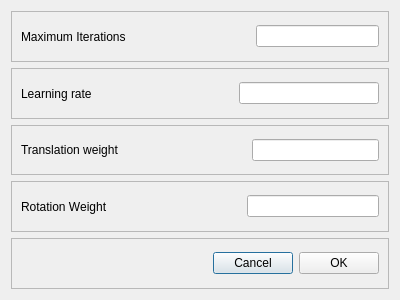
<?xml version="1.0" encoding="UTF-8"?>
<ui version="4.0">
 <class>GradientDescentDialog</class>
 <widget class="QDialog" name="GradientDescentDialog">
  <property name="geometry">
   <rect>
    <x>0</x>
    <y>0</y>
    <width>400</width>
    <height>300</height>
   </rect>
  </property>
  <property name="windowTitle">
   <string>Dialog</string>
  </property>
  <layout class="QVBoxLayout" name="verticalLayout">
   <item>
    <widget class="QFrame" name="frame">
     <property name="frameShape">
      <enum>QFrame::StyledPanel</enum>
     </property>
     <property name="frameShadow">
      <enum>QFrame::Raised</enum>
     </property>
     <layout class="QHBoxLayout" name="horizontalLayout_5">
      <item>
       <widget class="QLabel" name="label">
        <property name="text">
         <string>Maximum Iterations</string>
        </property>
       </widget>
      </item>
      <item>
       <spacer name="horizontalSpacer_2">
        <property name="orientation">
         <enum>Qt::Horizontal</enum>
        </property>
        <property name="sizeHint" stdset="0">
         <size>
          <width>40</width>
          <height>20</height>
         </size>
        </property>
       </spacer>
      </item>
      <item>
       <widget class="QLineEdit" name="maxIterLineEdit"/>
      </item>
     </layout>
    </widget>
   </item>
   <item>
    <widget class="QFrame" name="frame_2">
     <property name="frameShape">
      <enum>QFrame::StyledPanel</enum>
     </property>
     <property name="frameShadow">
      <enum>QFrame::Raised</enum>
     </property>
     <layout class="QHBoxLayout" name="horizontalLayout_4">
      <item>
       <widget class="QLabel" name="label_2">
        <property name="text">
         <string>Learning rate</string>
        </property>
       </widget>
      </item>
      <item>
       <spacer name="horizontalSpacer_3">
        <property name="orientation">
         <enum>Qt::Horizontal</enum>
        </property>
        <property name="sizeHint" stdset="0">
         <size>
          <width>40</width>
          <height>20</height>
         </size>
        </property>
       </spacer>
      </item>
      <item>
       <widget class="QLineEdit" name="learningRateLineEdit"/>
      </item>
     </layout>
    </widget>
   </item>
   <item>
    <widget class="QFrame" name="frame_3">
     <property name="frameShape">
      <enum>QFrame::StyledPanel</enum>
     </property>
     <property name="frameShadow">
      <enum>QFrame::Raised</enum>
     </property>
     <layout class="QHBoxLayout" name="horizontalLayout_3">
      <item>
       <widget class="QLabel" name="label_3">
        <property name="text">
         <string>Translation weight</string>
        </property>
       </widget>
      </item>
      <item>
       <spacer name="horizontalSpacer_4">
        <property name="orientation">
         <enum>Qt::Horizontal</enum>
        </property>
        <property name="sizeHint" stdset="0">
         <size>
          <width>40</width>
          <height>20</height>
         </size>
        </property>
       </spacer>
      </item>
      <item>
       <widget class="QLineEdit" name="translationWeightLineEdit"/>
      </item>
     </layout>
    </widget>
   </item>
   <item>
    <widget class="QFrame" name="frame_4">
     <property name="frameShape">
      <enum>QFrame::StyledPanel</enum>
     </property>
     <property name="frameShadow">
      <enum>QFrame::Raised</enum>
     </property>
     <layout class="QHBoxLayout" name="horizontalLayout_2">
      <item>
       <widget class="QLabel" name="label_4">
        <property name="text">
         <string>Rotation Weight</string>
        </property>
       </widget>
      </item>
      <item>
       <spacer name="horizontalSpacer_5">
        <property name="orientation">
         <enum>Qt::Horizontal</enum>
        </property>
        <property name="sizeHint" stdset="0">
         <size>
          <width>40</width>
          <height>20</height>
         </size>
        </property>
       </spacer>
      </item>
      <item>
       <widget class="QLineEdit" name="rotationWeightLineEdit"/>
      </item>
     </layout>
    </widget>
   </item>
   <item>
    <widget class="QFrame" name="frame_5">
     <property name="frameShape">
      <enum>QFrame::StyledPanel</enum>
     </property>
     <property name="frameShadow">
      <enum>QFrame::Raised</enum>
     </property>
     <layout class="QHBoxLayout" name="horizontalLayout">
      <item>
       <spacer name="horizontalSpacer">
        <property name="orientation">
         <enum>Qt::Horizontal</enum>
        </property>
        <property name="sizeHint" stdset="0">
         <size>
          <width>40</width>
          <height>20</height>
         </size>
        </property>
       </spacer>
      </item>
      <item>
       <widget class="QPushButton" name="cancelPushButton">
        <property name="text">
         <string>Cancel</string>
        </property>
       </widget>
      </item>
      <item>
       <widget class="QPushButton" name="okPushButton">
        <property name="text">
         <string>OK</string>
        </property>
       </widget>
      </item>
     </layout>
    </widget>
   </item>
  </layout>
 </widget>
 <resources/>
 <connections>
  <connection>
   <sender>okPushButton</sender>
   <signal>clicked()</signal>
   <receiver>GradientDescentDialog</receiver>
   <slot>okButtonClicked()</slot>
   <hints>
    <hint type="sourcelabel">
     <x>340</x>
     <y>264</y>
    </hint>
    <hint type="destinationlabel">
     <x>199</x>
     <y>149</y>
    </hint>
   </hints>
  </connection>
  <connection>
   <sender>cancelPushButton</sender>
   <signal>clicked()</signal>
   <receiver>GradientDescentDialog</receiver>
   <slot>cancelButtonClicked()</slot>
   <hints>
    <hint type="sourcelabel">
     <x>254</x>
     <y>264</y>
    </hint>
    <hint type="destinationlabel">
     <x>199</x>
     <y>149</y>
    </hint>
   </hints>
  </connection>
 </connections>
 <slots>
  <slot>cancelButtonClicked()</slot>
  <slot>okButtonClicked()</slot>
 </slots>
</ui>
